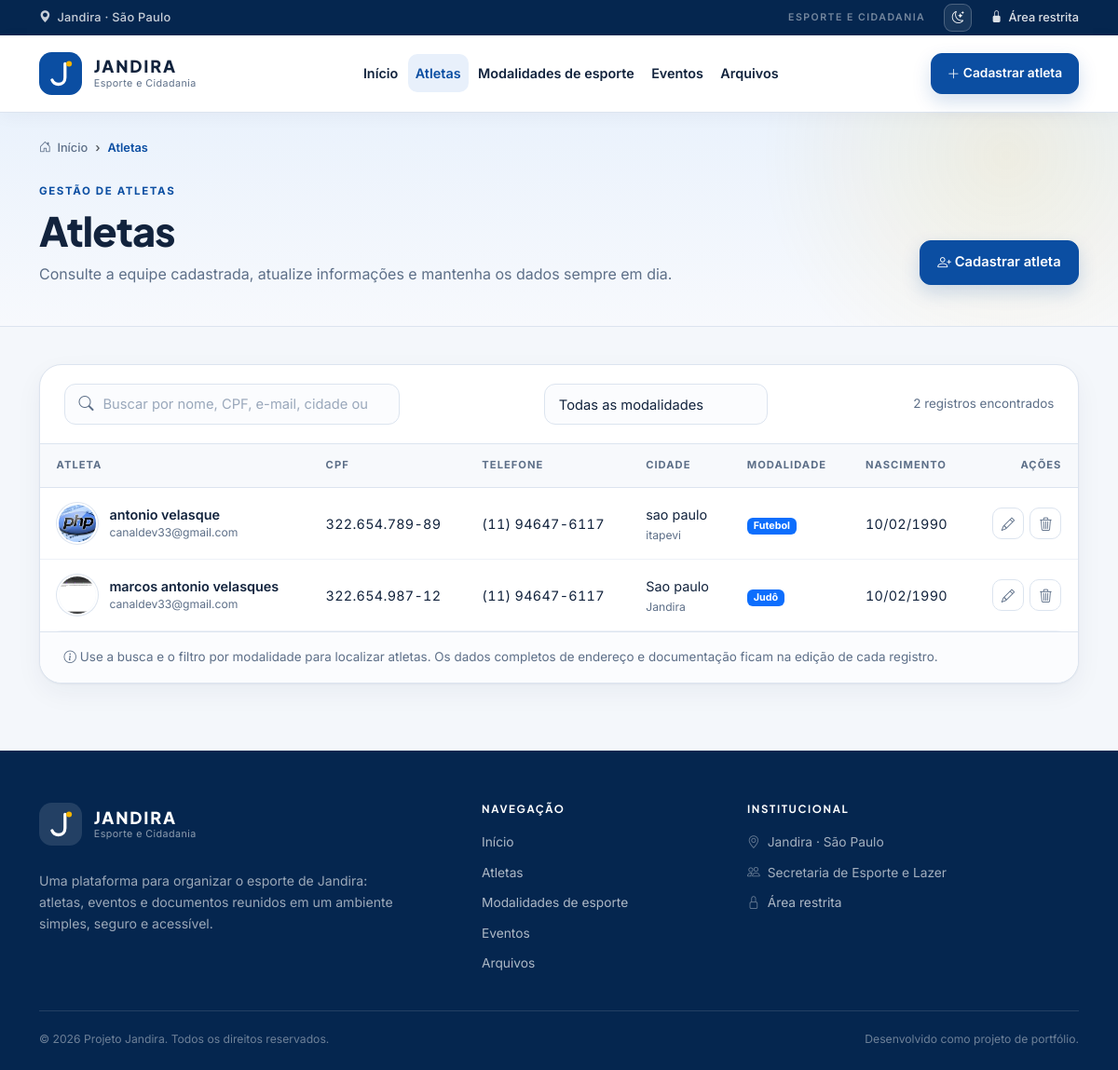
Screenshot of /cadastro_atletas/atletas.php with the database file from the repository.
### tables this page shows
CREATE TABLE `cadastro_atletas` (
  `id` int(11) NOT NULL,
  `foto` varchar(100) NOT NULL,
  `nome` varchar(100) NOT NULL,
  `rg` varchar(15) NOT NULL,
  `cpf` varchar(15) NOT NULL,
  `endereco` varchar(100) NOT NULL,
  `numero` varchar(20) NOT NULL,
  `cep` varchar(9) NOT NULL,
  `municipio` varchar(40) NOT NULL,
  `cidade` varchar(40) NOT NULL,
  `data_nascimento` date NOT NULL,
  `email` varchar(50) DEFAULT NULL,
  `senha` varchar(255) NOT NULL,
  `telefone` varchar(15) NOT NULL,
  `modalidade_esporte_id` int(11) DEFAULT NULL,
  `data_cadastro` datetime NOT NULL DEFAULT current_timestamp()
);

CREATE TABLE IF NOT EXISTS `modalidades_esporte` (
  `id` int(11) NOT NULL,
  `nome` varchar(80) NOT NULL,
  `descricao` text DEFAULT NULL,
  `data_cadastro` datetime NOT NULL DEFAULT current_timestamp()
);

### cadastro_atletas/conexao.php (called while the page is built, shortened)
<?php
function formatar_telefone($telefone) {
    $telefone = preg_replace('/\D/', '', $telefone);
    if (strlen($telefone) === 11) {
        $ddd = substr($telefone, 0, 2);
        $parte1 = substr($telefone, 2, 5);
        $parte2 = substr($telefone, 7);
        return "($ddd) $parte1-$parte2";
    } elseif (strlen($telefone) === 10) {
		$ddd = substr($telefone, 0, 2);
        $parte1 = substr($telefone, 2, 4);
        $parte2 = substr($telefone, 6);
        return "($ddd) $parte1-$parte2";
    }
    return $telefone;
}
function formatar_cpf($cpf) {
	$part1 = substr($cpf, 0, 3);
	$part2 = substr($cpf, 3, 3);
	$part3 = substr($cpf, 6, 3);
	$part4 = substr($cpf, 9);
	return "$part1.$part2.$part3-$part4";
}

### cadastro_atletas/atletas.php (the view, shortened to what this page needs)
<?php
require_once __DIR__ . '/../includes/layout.php';
require_once __DIR__ . '/conexao.php';
$sqlAtletas = 'SELECT a.*, t.nome AS modalidade_esporte_nome
    FROM cadastro_atletas a
    LEFT JOIN modalidades_esporte t ON t.id = a.modalidade_esporte_id
    ORDER BY a.nome ASC';
$queryAtletas = $mysqli->query($sqlAtletas);
$atletas = $queryAtletas->fetch_all(MYSQLI_ASSOC);
$totalAtletas = count($atletas);
?>
<section class="page-content">
    <div class="container">
        <div class="surface-card">
            <div class="table-toolbar">
                <div class="search-box">
                    <input
                        type="search"
                        class="form-control"
                        id="buscaAtletas"
                        placeholder="Buscar por nome, CPF, e-mail, cidade ou modalidade..."
                        data-table-search
                        data-table-target="#tabelaAtletas"
                        autocomplete="off"
                    >
                </div>
                <div class="filter-box">
                    <select class="form-select" id="filtroModalidade" data-table-filter data-modalidade-esporte-filter data-table-target="#tabelaAtletas">
                        <option value="">Todas as modalidades</option>
                    </select>
                </div>
                <span class="result-count" data-result-count>
                </span>
            </div>
            <div class="table-responsive">
                <table class="table table-modern align-middle" id="tabelaAtletas">
                    <thead>
                        <tr>
                            <th scope="col">Atleta</th>
                            <th scope="col">CPF</th>
                            <th scope="col">Telefone</th>
                            <th scope="col">Cidade</th>
                            <th scope="col">Modalidade</th>
                            <th scope="col">Nascimento</th>
                            <th scope="col" class="text-end">Ações</th>
                        </tr>
                    </thead>
                    <tbody>
                        <?php if ($totalAtletas === 0): ?>
                            <tr>
                                <td colspan="7">
                                    <div class="empty-state">
                                        <span class="empty-state-icon"><i class="bi bi-people" aria-hidden="true"></i></span>
                                        <h3>Nenhum atleta cadastrado</h3>
                                        <p>Comece agora e adicione o primeiro atleta da equipe.</p>
                                        <a href="<?= e(app_url('cadastro_atletas/cadastrar_atletas.php')) ?>" class="btn btn-brand">
                                            <i class="bi bi-person-plus" aria-hidden="true"></i> Cadastrar atleta
                                        </a>
                                    </div>
                                </td>
                            </tr>
                        <?php else: ?>
                            <?php foreach ($atletas as $atleta): ?>
                                <?php
                                $fotoRelativa = (string) ($atleta['foto'] ?? '');
                                $temFoto = $fotoRelativa !== '' && file_exists(__DIR__ . '/' . $fotoRelativa);
                                $textoBusca = implode(' ', [
                                    $atleta['nome'] ?? '',
                                    $atleta['email'] ?? '',
                                    $atleta['cpf'] ?? '',
                                    $atleta['cidade'] ?? '',
                                    $atleta['telefone'] ?? '',
                                        $atleta['modalidade_esporte_nome'] ?? '',
                                ]);
                                ?>
                                <tr data-search="<?= e($textoBusca) ?>" data-modalidade-esporte="<?= (int) ($atleta['modalidade_esporte_id'] ?? 0) ?>">
                                    <td>
                                        <div class="person-cell">
                                            <?php if ($temFoto): ?>
                                                <img class="avatar" src="<?= e($fotoRelativa) ?>" alt="Foto de <?= e($atleta['nome']) ?>">
                                            <?php else: ?>
                                                <span class="avatar avatar-initials" aria-hidden="true"><?= e(iniciais((string) $atleta['nome'])) ?></span>
                                            <?php endif; ?>
                                            <div>
                                                <span class="person-name"><?= e($atleta['nome']) ?></span>
                                                <span class="person-meta"><?= e($atleta['email'] ?: 'E-mail não informado') ?></span>
                                            </div>
                                        </div>
                                    </td>
                                    <td class="mono"><?= e(!empty($atleta['cpf']) ? formatar_cpf($atleta['cpf']) : '—') ?></td>
                                    <td class="mono"><?= e(!empty($atleta['telefone']) ? formatar_telefone($atleta['telefone']) : '—') ?></td>
                                    <td>
                                        <?= e($atleta['cidade'] ?: '—') ?>
                                        <?php if (!empty($atleta['municipio'])): ?>
                                            <span class="person-meta"><?= e($atleta['municipio']) ?></span>
                                        <?php endif; ?>
                                    </td>
                                    <td>
                                        <?php if (!empty($atleta['modalidade_esporte_nome'])): ?>
                                            <span class="badge text-bg-primary"><?= e($atleta['modalidade_esporte_nome']) ?></span>
                                        <?php else: ?>
                                            <span class="person-meta">—</span>
                                        <?php endif; ?>
                                    </td>
                                    <td class="mono"><?= e(formatar_data_br($atleta['data_nascimento'])) ?></td>
                                    <td class="text-end">
                                        <div class="row-actions">
                                            <a
                                                href="editar_atletas.php?id=<?= (int) $atleta['id'] ?>"
                                                class="action-btn"
                                                title="Editar atleta"
                                                aria-label="Editar <?= e($atleta['nome']) ?>"
                                            >
                                                <i class="bi bi-pencil" aria-hidden="true"></i>
                                            </a>
                                            <a
                                                href="deletar_atletas.php?id=<?= (int) $atleta['id'] ?>"
                                                class="action-btn danger"
                                                title="Excluir atleta"
                                                aria-label="Excluir <?= e($atleta['nome']) ?>"
                                            >
                                                <i class="bi bi-trash3" aria-hidden="true"></i>
                                            </a>
                                        </div>
                                    </td>
                                </tr>
                            <?php endforeach; ?>
                        <?php endif; ?>
                    </tbody>
                </table>
            </div>
            <div class="surface-card-footer">
                <i class="bi bi-info-circle" aria-hidden="true"></i>
                Use a busca e o filtro por modalidade para localizar atletas. Os dados completos de endereço e documentação ficam na edição de cada registro.
            </div>
        </div>
    </div>
</section>

### assets/css/site.css (style rules this page uses)
:root { --brand: #0b4ea2; --brand-dark: #07356f; --brand-deep: #05264f; --brand-soft: #e8f0fb; --brand-softer: #f3f7fd; --accent: #f4b400; --accent-dark: #d99a00; --green: #1f9d6a; --ink: #12233d; --muted: #5d6f88; --line: #dce4ef; --surface: #f4f7fb; --white: #ffffff; --danger: #dc3545; --radius-lg: 24px; --radius-md: 16px; --radius-sm: 12px; --shadow-sm: 0 1px 2px rgba(16, 42, 80, .05), 0 10px 28px rgba(16, 42, 80, .05); --shadow-md: 0 18px 45px rgba(9, 38, 79, .13); --font-body: "Inter", system-ui, -apple-system, "Segoe UI", sans-serif; --font-display: "Plus Jakarta Sans", "Inter", system-ui, sans-serif; }
* { box-sizing: border-box; }
html { scroll-behavior: smooth; }
body { min-height: 100vh; display: flex; flex-direction: column; background: var(--surface); color: var(--ink); font-family: var(--font-body); font-size: 1rem; line-height: 1.6; -webkit-font-smoothing: antialiased; }
a { color: var(--brand); text-decoration: none; transition: color .18s ease; }
img { max-width: 100%; }
.btn { border-radius: 12px; font-weight: 600; font-size: .92rem; padding: .7rem 1.15rem; transition: transform .18s ease, box-shadow .18s ease, background .18s ease, border-color .18s ease; }
.btn i { vertical-align: -.08em; }
.btn-brand { background: var(--brand); border: 1px solid var(--brand); color: #fff; box-shadow: 0 8px 20px rgba(11, 78, 162, .18); }
.page-content { padding: 2.5rem 0 4.5rem; }
.surface-card { background: #fff; border: 1px solid var(--line); border-radius: var(--radius-lg); box-shadow: var(--shadow-sm); }
.surface-card-footer { padding: 1rem 1.6rem; border-top: 1px solid var(--line); background: #fbfcfe; border-radius: 0 0 var(--radius-lg) var(--radius-lg); color: var(--muted); font-size: .84rem; }
.table-toolbar { display: flex; align-items: center; justify-content: space-between; gap: 1rem; flex-wrap: wrap; padding: 1.25rem 1.6rem; border-bottom: 1px solid var(--line); }
.search-box { position: relative; width: 100%; max-width: 360px; }
.search-box .form-control { height: 44px; padding-left: 2.55rem; background: #fbfcfe; }
.filter-box { width: 100%; max-width: 240px; }
.filter-box .form-select { height: 44px; background: #fbfcfe; }
.result-count { color: var(--muted); font-size: .84rem; white-space: nowrap; }
.table-responsive { border-radius: 0 0 var(--radius-lg) var(--radius-lg); }
.table-modern { margin-bottom: 0; --bs-table-bg: transparent; }
.table-modern thead th { background: #f7f9fc; color: var(--muted); border-bottom: 1px solid var(--line); font-size: .7rem; font-weight: 700; letter-spacing: .09em; text-transform: uppercase; padding: .9rem 1.1rem; white-space: nowrap; }
.table-modern tbody td { padding: 1rem 1.1rem; border-color: #edf1f7; vertical-align: middle; color: var(--ink); font-size: .9rem; }
.person-cell { display: flex; align-items: center; gap: .8rem; min-width: 210px; }
.avatar { width: 44px; height: 44px; border-radius: 50%; object-fit: cover; flex: 0 0 auto; border: 2px solid #fff; box-shadow: 0 0 0 1px var(--line); background: var(--brand-soft); }
.person-name { display: block; font-weight: 600; color: var(--ink); line-height: 1.25; }
.person-meta { display: block; color: var(--muted); font-size: .76rem; line-height: 1.35; margin-top: .15rem; }
.mono { font-variant-numeric: tabular-nums; letter-spacing: .02em; }
.row-actions { display: inline-flex; align-items: center; gap: .4rem; }
.action-btn { width: 34px; height: 34px; display: inline-grid; place-items: center; border-radius: 10px; border: 1px solid var(--line); background: #fff; color: var(--muted); font-size: .9rem; transition: all .18s ease; }
.form-control, .form-select { border: 1px solid var(--line); border-radius: var(--radius-sm); padding: .7rem .9rem; font-size: .92rem; color: var(--ink); background-color: #fff; }
.form-control::placeholder { color: #9aa8bb; }
html { color-scheme: light; }

### rows the page displays
cadastro_atletas: foto (picture), nome "antonio velasque", email "canaldev33@gmail.com", cpf "322.654.789-89", telefone "(11) 94647-6117", cidade "sao paulo", municipio "itapevi", modalidade_esporte.nome "Futebol", data_nascimento "10/02/1990"
cadastro_atletas: foto (picture), nome "marcos antonio velasques", email "canaldev33@gmail.com", cpf "322.654.987-12", telefone "(11) 94647-6117", cidade "Sao paulo", municipio "Jandira", modalidade_esporte.nome "Judô", data_nascimento "10/02/1990"

### other values shown
$item['label'] "Início"
$item['label'] "Atletas"
$item['label'] "Modalidades de esporte"
$item['label'] "Eventos"
$item['label'] "Arquivos"
$label "Atletas"
$eyebrow "GESTÃO DE ATLETAS"
$title "Atletas"
$description "Consulte a equipe cadastrada, atualize informações e mantenha os dados sempre em dia."
$actions "Cadastrar atleta"
